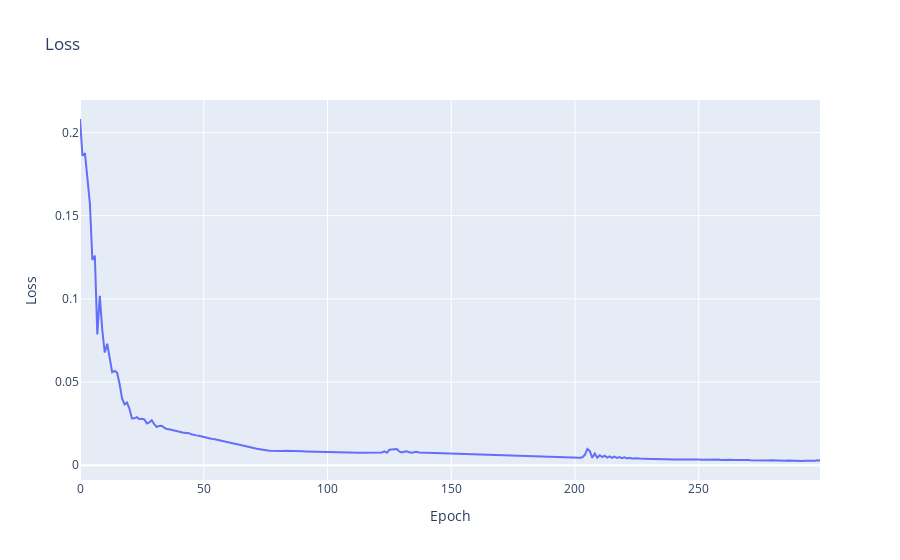

The notebook cell this image was saved under:
### Code cell
# Plot regular data and training data over epochs
# plt.figure(1)
# plt.plot(original.index, original.values, color = "blue", linewidth = 0.7)
# plt.plot(predict.index, predict.values, color = "red", linewidth = 0.7)
# plt.title("Stock vs Epochs")

# # Plot loss over epochs 
# plt.figure(2)
# plt.plot(loss_arr)
# plt.title("Loss")

# Interactive Plots
import plotly.express as px
import plotly.graph_objects as go
#print(original)
df = original
df1 = predict
new_df = pd.concat([df, df1], axis=1, sort=False)
#print(new_df)
loss_df = pd.DataFrame(loss_arr, columns=['Loss'])
fig = px.line(loss_df, y=loss_arr, title = "Loss")
fig.update_layout(title='Loss',
                   xaxis_title='Epoch',
                   yaxis_title='Loss')
fig.show()

### Figure 1 — Plotly figure (JSON) as saved in the notebook; plotly's stock layout.template omitted (floating-point values rounded to 4 significant figures; data arrays with more than 128 entries replaced by an {"elided": "..."} marker saying what was removed)
{"data": [{"hovertemplate": "index=%{x}<br>y=%{y}<extra></extra>", "legendgroup": "", "line": {"color": "#636efa", "dash": "solid"}, "mode": "lines", "name": "", "orientation": "v", "showlegend": false, "type": "scatter", "x": {"elided": "300 int values"}, "xaxis": "x", "y": {"elided": "300 float values"}, "yaxis": "y"}], "layout": {"legend": {"tracegroupgap": 0}, "title": {"text": "Loss"}, "xaxis": {"anchor": "y", "domain": [0, 1], "title": {"text": "Epoch"}}, "yaxis": {"anchor": "x", "domain": [0, 1], "title": {"text": "Loss"}}}}
